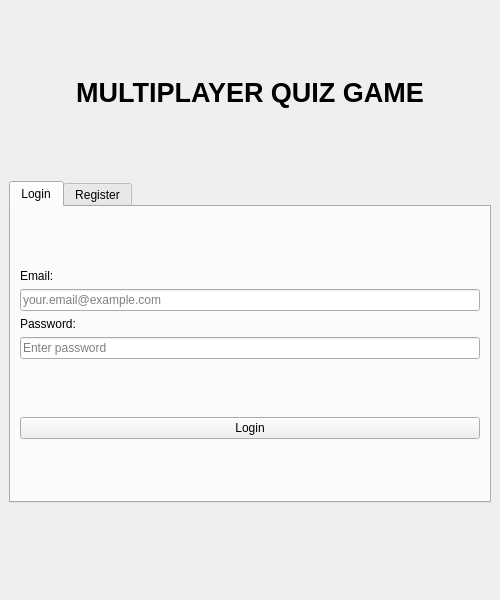
<?xml version="1.0" encoding="UTF-8"?>
<ui version="4.0">
 <class>LoginWindow</class>
 <widget class="QMainWindow" name="LoginWindow">
  <property name="geometry">
   <rect>
    <x>0</x>
    <y>0</y>
    <width>500</width>
    <height>600</height>
   </rect>
  </property>
  <property name="windowTitle">
   <string>Quiz Game - Login</string>
  </property>
  <widget class="QWidget" name="centralwidget">
   <layout class="QVBoxLayout" name="verticalLayout">
    <item>
     <spacer name="verticalSpacer_top">
      <property name="orientation">
       <enum>Qt::Vertical</enum>
      </property>
      <property name="sizeHint" stdset="0">
       <size>
        <width>20</width>
        <height>40</height>
       </size>
      </property>
     </spacer>
    </item>
    <item>
     <widget class="QLabel" name="lblTitle">
      <property name="text">
       <string>MULTIPLAYER QUIZ GAME</string>
      </property>
      <property name="alignment">
       <set>Qt::AlignCenter</set>
      </property>
      <property name="font">
       <font>
        <pointsize>20</pointsize>
        <weight>75</weight>
        <bold>true</bold>
       </font>
      </property>
     </widget>
    </item>
    <item>
     <spacer name="verticalSpacer_2">
      <property name="orientation">
       <enum>Qt::Vertical</enum>
      </property>
      <property name="sizeHint" stdset="0">
       <size>
        <width>20</width>
        <height>20</height>
       </size>
      </property>
     </spacer>
    </item>
    <item>
     <widget class="QTabWidget" name="tabWidget">
      <property name="currentIndex">
       <number>0</number>
      </property>
      <widget class="QWidget" name="tabLogin">
       <attribute name="title">
        <string>Login</string>
       </attribute>
       <layout class="QVBoxLayout" name="verticalLayout_2">
        <item>
         <spacer name="verticalSpacer_3">
          <property name="orientation">
           <enum>Qt::Vertical</enum>
          </property>
          <property name="sizeHint" stdset="0">
           <size>
            <width>20</width>
            <height>20</height>
           </size>
          </property>
         </spacer>
        </item>
        <item>
         <widget class="QLabel" name="lblLoginEmail">
          <property name="text">
           <string>Email:</string>
          </property>
         </widget>
        </item>
        <item>
         <widget class="QLineEdit" name="txtLoginEmail">
          <property name="placeholderText">
           <string>your.email@example.com</string>
          </property>
         </widget>
        </item>
        <item>
         <widget class="QLabel" name="lblLoginPassword">
          <property name="text">
           <string>Password:</string>
          </property>
         </widget>
        </item>
        <item>
         <widget class="QLineEdit" name="txtLoginPassword">
          <property name="echoMode">
           <enum>QLineEdit::Password</enum>
          </property>
          <property name="placeholderText">
           <string>Enter password</string>
          </property>
         </widget>
        </item>
        <item>
         <spacer name="verticalSpacer_4">
          <property name="orientation">
           <enum>Qt::Vertical</enum>
          </property>
          <property name="sizeHint" stdset="0">
           <size>
            <width>20</width>
            <height>10</height>
           </size>
          </property>
         </spacer>
        </item>
        <item>
         <widget class="QPushButton" name="btnLogin">
          <property name="text">
           <string>Login</string>
          </property>
          <property name="minimumHeight">
           <number>40</number>
          </property>
         </widget>
        </item>
        <item>
         <spacer name="verticalSpacer_5">
          <property name="orientation">
           <enum>Qt::Vertical</enum>
          </property>
          <property name="sizeHint" stdset="0">
           <size>
            <width>20</width>
            <height>40</height>
           </size>
          </property>
         </spacer>
        </item>
       </layout>
      </widget>
      <widget class="QWidget" name="tabRegister">
       <attribute name="title">
        <string>Register</string>
       </attribute>
       <layout class="QVBoxLayout" name="verticalLayout_3">
        <item>
         <spacer name="verticalSpacer_6">
          <property name="orientation">
           <enum>Qt::Vertical</enum>
          </property>
          <property name="sizeHint" stdset="0">
           <size>
            <width>20</width>
            <height>10</height>
           </size>
          </property>
         </spacer>
        </item>
        <item>
         <widget class="QLabel" name="lblRegEmail">
          <property name="text">
           <string>Email:</string>
          </property>
         </widget>
        </item>
        <item>
         <widget class="QLineEdit" name="txtRegEmail">
          <property name="placeholderText">
           <string>your.email@example.com</string>
          </property>
         </widget>
        </item>
        <item>
         <widget class="QLabel" name="lblRegDisplayName">
          <property name="text">
           <string>Display Name:</string>
          </property>
         </widget>
        </item>
        <item>
         <widget class="QLineEdit" name="txtRegDisplayName">
          <property name="maxLength">
           <number>32</number>
          </property>
          <property name="placeholderText">
           <string>Your in-game name</string>
          </property>
         </widget>
        </item>
        <item>
         <widget class="QLabel" name="lblRegPassword">
          <property name="text">
           <string>Password:</string>
          </property>
         </widget>
        </item>
        <item>
         <widget class="QLineEdit" name="txtRegPassword">
          <property name="echoMode">
           <enum>QLineEdit::Password</enum>
          </property>
          <property name="placeholderText">
           <string>At least 6 characters</string>
          </property>
         </widget>
        </item>
        <item>
         <widget class="QLabel" name="lblRegConfirmPassword">
          <property name="text">
           <string>Confirm Password:</string>
          </property>
         </widget>
        </item>
        <item>
         <widget class="QLineEdit" name="txtRegConfirmPassword">
          <property name="echoMode">
           <enum>QLineEdit::Password</enum>
          </property>
          <property name="placeholderText">
           <string>Re-enter password</string>
          </property>
         </widget>
        </item>
        <item>
         <spacer name="verticalSpacer_7">
          <property name="orientation">
           <enum>Qt::Vertical</enum>
          </property>
          <property name="sizeHint" stdset="0">
           <size>
            <width>20</width>
            <height>10</height>
           </size>
          </property>
         </spacer>
        </item>
        <item>
         <widget class="QPushButton" name="btnRegister">
          <property name="text">
           <string>Register</string>
          </property>
          <property name="minimumHeight">
           <number>40</number>
          </property>
         </widget>
        </item>
        <item>
         <spacer name="verticalSpacer_8">
          <property name="orientation">
           <enum>Qt::Vertical</enum>
          </property>
          <property name="sizeHint" stdset="0">
           <size>
            <width>20</width>
            <height>40</height>
           </size>
          </property>
         </spacer>
        </item>
       </layout>
      </widget>
     </widget>
    </item>
    <item>
     <widget class="QLabel" name="lblError">
      <property name="text">
       <string></string>
      </property>
      <property name="alignment">
       <set>Qt::AlignCenter</set>
      </property>
      <property name="styleSheet">
       <string>color: red;</string>
      </property>
     </widget>
    </item>
    <item>
     <spacer name="verticalSpacer_bottom">
      <property name="orientation">
       <enum>Qt::Vertical</enum>
      </property>
      <property name="sizeHint" stdset="0">
       <size>
        <width>20</width>
        <height>40</height>
       </size>
      </property>
     </spacer>
    </item>
   </layout>
  </widget>
 </widget>
 <resources/>
 <connections/>
</ui>
